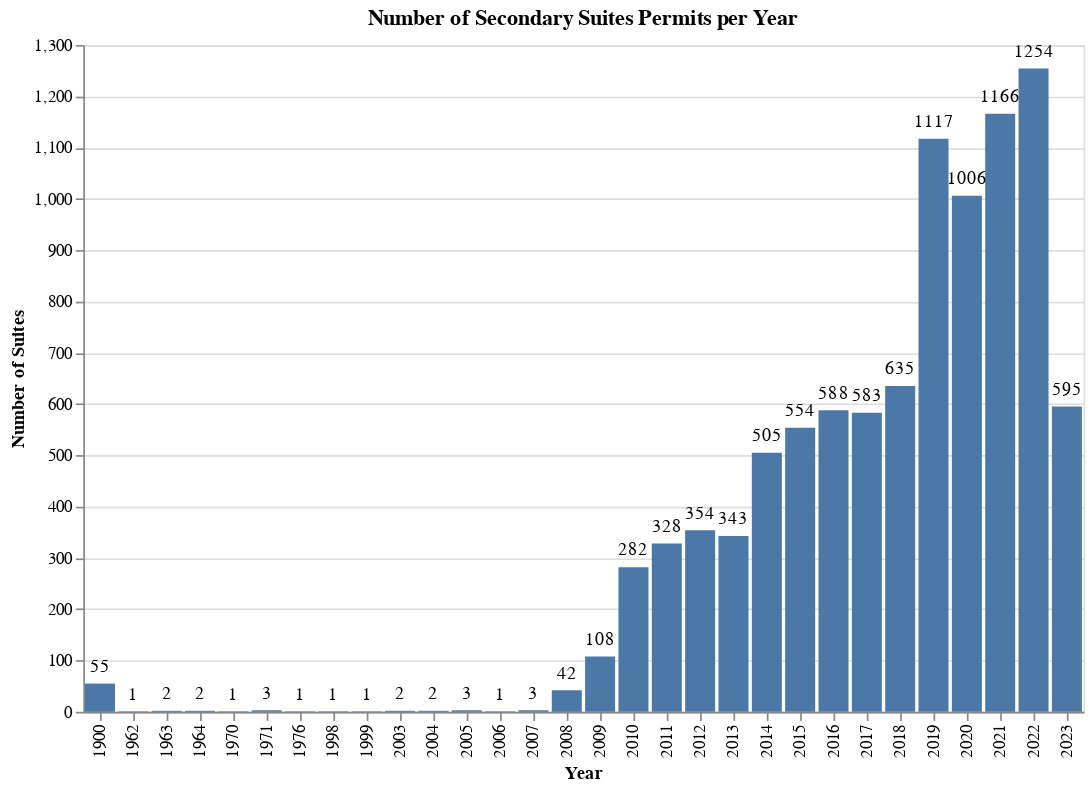

Notebook source saved alongside this figure:
### Code cell
# Creating a bar chart
bars = alt.Chart(buildings_per_year_sorted_ss).mark_bar().encode(
    x=alt.X('year:O', axis=alt.Axis(title='Year')),
    y=alt.Y('Number of Buildings:Q', axis=alt.Axis(title='Number of Suites'))
)

# Creating text marks to display the number on top of each bar
text = bars.mark_text(
    align='center',
    baseline='bottom',
    dy=-5  # Nudging the text a bit above the bars
).encode(
    text='Number of Buildings:Q'
)

# Layering the text marks on top of the bars
chart = (bars + text).properties(
    title='Number of Secondary Suites Permits per Year',
    width=600,
    height=400
)

chart

### Figure 1 — Vega-Lite specification as saved in the notebook (floating-point values rounded to 4 significant figures)
{"config": {"view": {"continuousWidth": 300, "continuousHeight": 300}}, "layer": [{"mark": {"type": "bar"}, "encoding": {"x": {"axis": {"title": "Year"}, "field": "year", "type": "ordinal"}, "y": {"axis": {"title": "Number of Suites"}, "field": "Number of Buildings", "type": "quantitative"}}}, {"mark": {"type": "text", "align": "center", "baseline": "bottom", "dy": -5}, "encoding": {"text": {"field": "Number of Buildings", "type": "quantitative"}, "x": {"axis": {"title": "Year"}, "field": "year", "type": "ordinal"}, "y": {"axis": {"title": "Number of Suites"}, "field": "Number of Buildings", "type": "quantitative"}}}], "data": {"name": "data-50e6487554fda3d214a55550b25b077b"}, "height": 400, "title": "Number of Secondary Suites Permits per Year", "width": 600, "$schema": "https://vega.github.io/schema/vega-lite/v5.16.3.json", "datasets": {"data-50e6487554fda3d214a55550b25b077b": [{"year": "1900", "Number of Buildings": 55}, {"year": "1962", "Number of Buildings": 1}, {"year": "1963", "Number of Buildings": 2}, {"year": "1964", "Number of Buildings": 2}, {"year": "1970", "Number of Buildings": 1}, {"year": "1971", "Number of Buildings": 3}, {"year": "1976", "Number of Buildings": 1}, {"year": "1998", "Number of Buildings": 1}, {"year": "1999", "Number of Buildings": 1}, {"year": "2003", "Number of Buildings": 2}, {"year": "2004", "Number of Buildings": 2}, {"year": "2005", "Number of Buildings": 3}, {"year": "2006", "Number of Buildings": 1}, {"year": "2007", "Number of Buildings": 3}, {"year": "2008", "Number of Buildings": 42}, {"year": "2009", "Number of Buildings": 108}, {"year": "2010", "Number of Buildings": 282}, {"year": "2011", "Number of Buildings": 328}, {"year": "2012", "Number of Buildings": 354}, {"year": "2013", "Number of Buildings": 343}, {"year": "2014", "Number of Buildings": 505}, {"year": "2015", "Number of Buildings": 554}, {"year": "2016", "Number of Buildings": 588}, {"year": "2017", "Number of Buildings": 583}, {"year": "2018", "Number of Buildings": 635}, {"year": "2019", "Number of Buildings": 1117}, {"year": "2020", "Number of Buildings": 1006}, {"year": "2021", "Number of Buildings": 1166}, {"year": "2022", "Number of Buildings": 1254}, {"year": "2023", "Number of Buildings": 595}]}}
